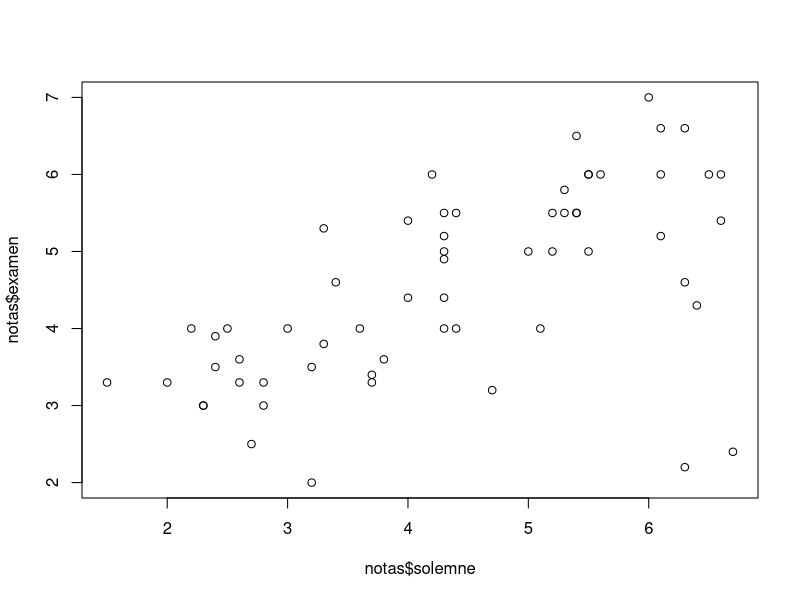
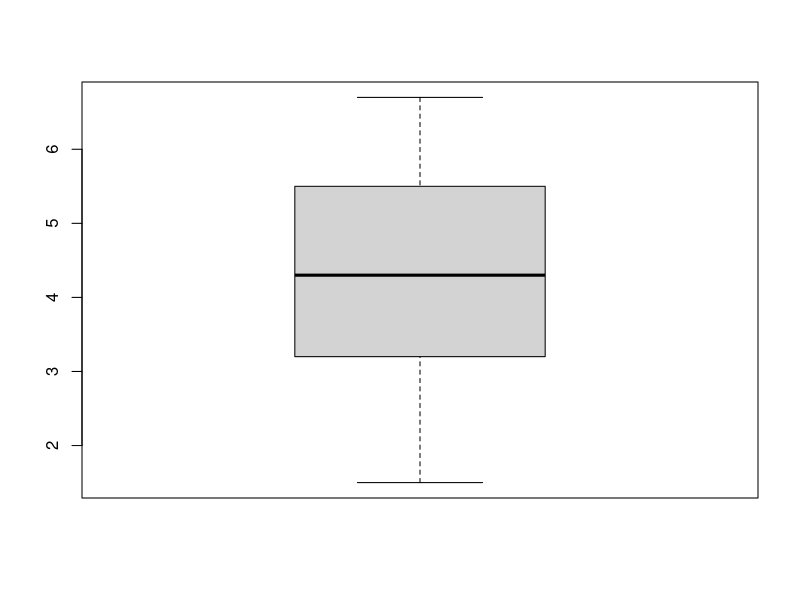
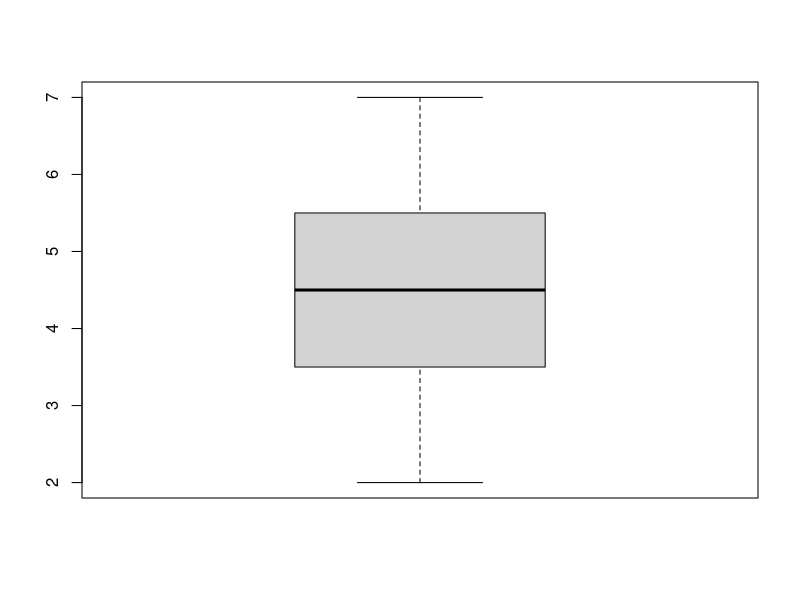

Write the R code that produced these figures, in order.
library(readxl)
library(ggplot2)
library(dplyr)


# 1) Use la funcion read_excel para importar la base de datos "nombres60.xlsx" 
#    guarde el tibble resultante un objeto de nombre "notas"
notas <- read_excel("nombres60.xlsx")
View(notas)

# 2) Cree un diagrama de dispersión, con las notas de la prueba
# solemne en el eje horizontal y las del examen en el eje vertical
# Puede usar los grafico de base o los de ggplot2 
plot(notas$solemne,notas$examen)

# 3) Cree dos diagramas boxplot: uno para las notas de la solemne
# y otro para las notas del examen
# Puede usar los grafico de base o los de ggplot2
x <-(notas$solemne)
y <-(notas$examen)
boxplot(x)
boxplot(y)


# 4) Compute la media de las notas de la  prueba solemne y 
# la desviacion estándar de las notas de examen 
mean(x)
sd(y)

# 5) Compute los quantiles 0.25 y 0.75 de las notas del examen

quantile(y, c(0.25 , 0.75))

# 6) Cree una nueva tibble que contenga unicamente las observaciones
# de las personas que obtuvieron un 4 o más en el examen
# azul en el examen opcion 1
tibble(y>=4.0)

#7) Compute la proporciónj de gente que obtuvo un azul en el examen                                                                                                                                                                                                                                                                                                                                                                                                                                                                                                    # 7) Compute la proporcion de gente que obtuvo un azul en el examen
# azul en el examen opcion 2

computeRestarts(y>=4.0)


# 8) Compute la probabilidad de que en un grupo de 30 personas,
# 2 o más personas tengan el mismo cumpleaños 


# 9) Encuentre el número más pequeño de personas en donde la
# probabilidad de que dos o mas personas tengan el mismo cumpleaños
# sea mayor o igual a 1/3
          
